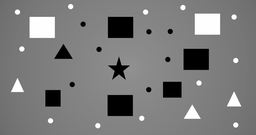
#> input picture Section-1/Solution/data/DoubleColorShapes.png, 256 x 135 px, shrunk from 1280 x 675 before the run
$ python Q5_Bonous_Qn.py
#> lines starting #> are read from the running program, lines starting #| are printed output that depends on the picture; after the words box and inside, x2 and y2 are one past the last pixel; in counts of white or black regions, pixels touching at a corner belong together
# importing the library
import skimage
import cv2
import numpy as np
import practice
from matplotlib import pyplot

path= "../data/DoubleColorShapes.png"
shapeImage=cv2.imread(path)
#> shapeImage is the input picture: shape (135, 256, 3); min 0, max 255, mean 123.2
grayImage=cv2.cvtColor(shapeImage, cv2.COLOR_BGR2GRAY)

ep=1


def most_frequent(List):
    counter = 0
    num = List[0]

    for i in List:
        curr_frequency = List.count(i)
        if (curr_frequency > counter):
            counter = curr_frequency
            num = i

    return num

c=[]
d={}
for thresh in range(0, 256, ep):
    print(f"Please Wait:{(256 - thresh) / ep}")
    # Generating Binary Image
    binaryImage = grayImage > thresh
    binaryImage = binaryImage * 1
    M, N = binaryImage.shape


    # Component Extraction
    k=1
    R= np.zeros([M,N],dtype=int)
    I=binaryImage
    d={}
    for i in range(M):
        for j in range(N):
            U = binaryImage[i - 1, j]
            L = binaryImage[i, j - 1]
            I = binaryImage[i,j]

            if I == 1 and U==0 and L == 0:
                R[i,j]=k
                k+=1

            elif I == 1 and U==1 and L == 0:
                R[i,j]=R[i-1,j]

            elif I == 1 and U==0 and L == 1:
                R[i,j]=R[i,j-1]

            elif I == 1 and U==1 and L == 1:
                R[i, j] = R[i - 1, j]
                if R[i-1, j] in  list(d.keys()):
                    d.update({R[i, j-1]:d[R[i - 1, j]]})
                else:
                    d.update({R[i, j - 1]: R[i - 1, j]})

    s=set(d.values())
    l=len(s)
    c.append(l)
#> this loop made 256 passes
#> pass 1, `binaryImage = grayImage > thresh`:
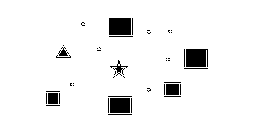
#> binaryImage: shape (135, 256) bool; 94.9% white; 45 black regions (34 under 20 px), largest, box (x1, y1, x2, y2) and area: (186, 49, 208, 67) 379, (109, 18, 131, 35) 374, (110, 98, 130, 113) 300
#> pass 2, `binaryImage = grayImage > thresh`:
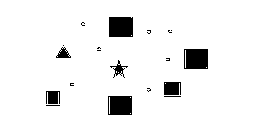
#> binaryImage: shape (135, 256) bool; 94.1% white; 19 black regions (12 under 20 px), largest, box (x1, y1, x2, y2) and area: (109, 17, 133, 37) 478, (184, 49, 208, 69) 461, (108, 96, 132, 115) 437
#> after the loop: R: shape (135, 256) int64; every value is 0
#> after the loop, c = 256 values, max 27 at index 136, min 0 at index 255, mean 10.26

print(c)
#> (printed output is left out)
f=most_frequent(c)
#> in most_frequent, `num = List[0]`: num = 8
#> the loop in most_frequent, `for i in List:` made 256 passes
#> (i, curr_frequency, counter, num) on passes 1, 3, 5: (8, 2, 2, 8), (4, 5, 5, 4), (2, 99, 99, 2)
#> (curr_frequency, counter, num) on passes 4, 130: (10, 10, 3), (106, 106, 17)
#> after the loop in most_frequent, `for i in List:`: counter = 106; num = 17
#> f = 17
t=c[f]
#> t = 3
print(f"The threshold:{t}")
#| The threshold:3
print(f"The number of figure :{f}")
#| The number of figure :17
#> (the run stopped early here; a loop or call above may not have finished)
